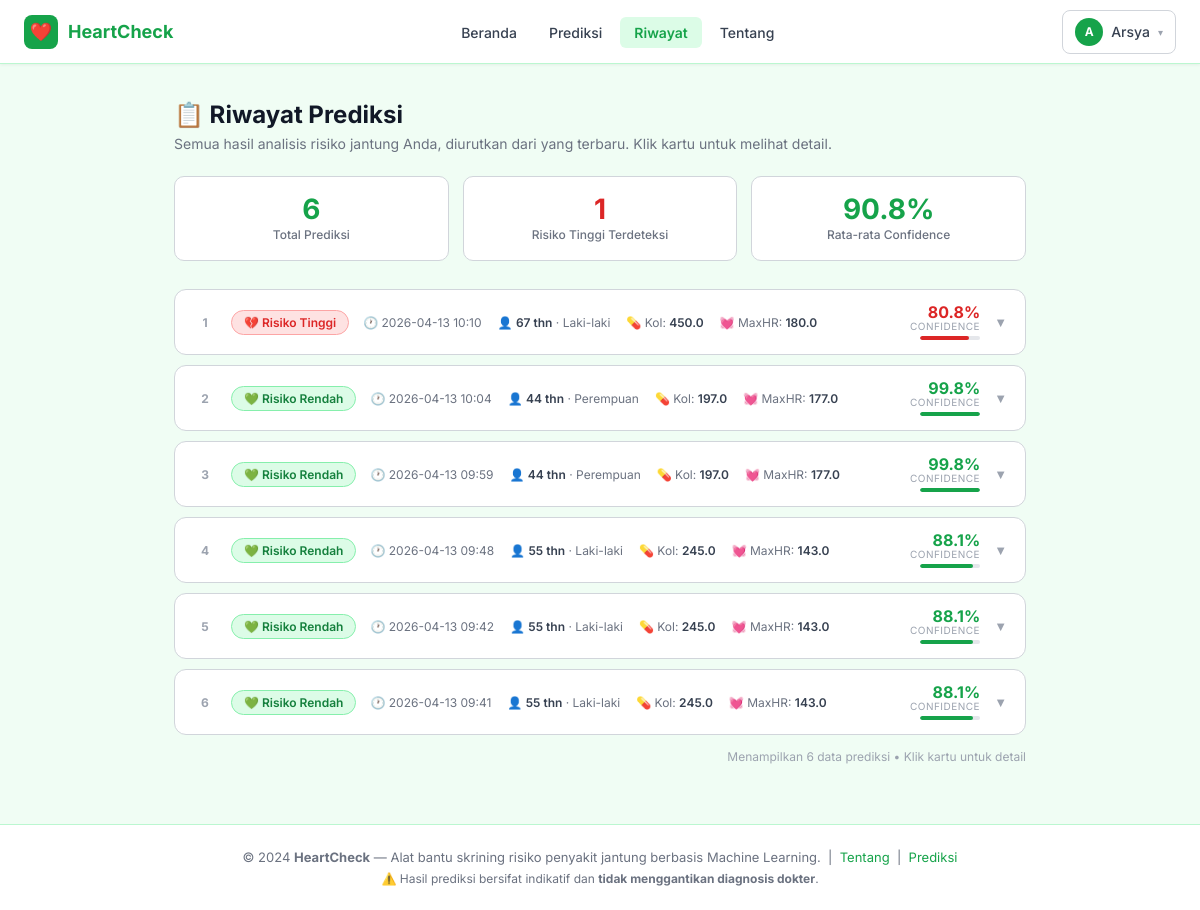
The page /riwayat (signed in) on the database as committed earlier.
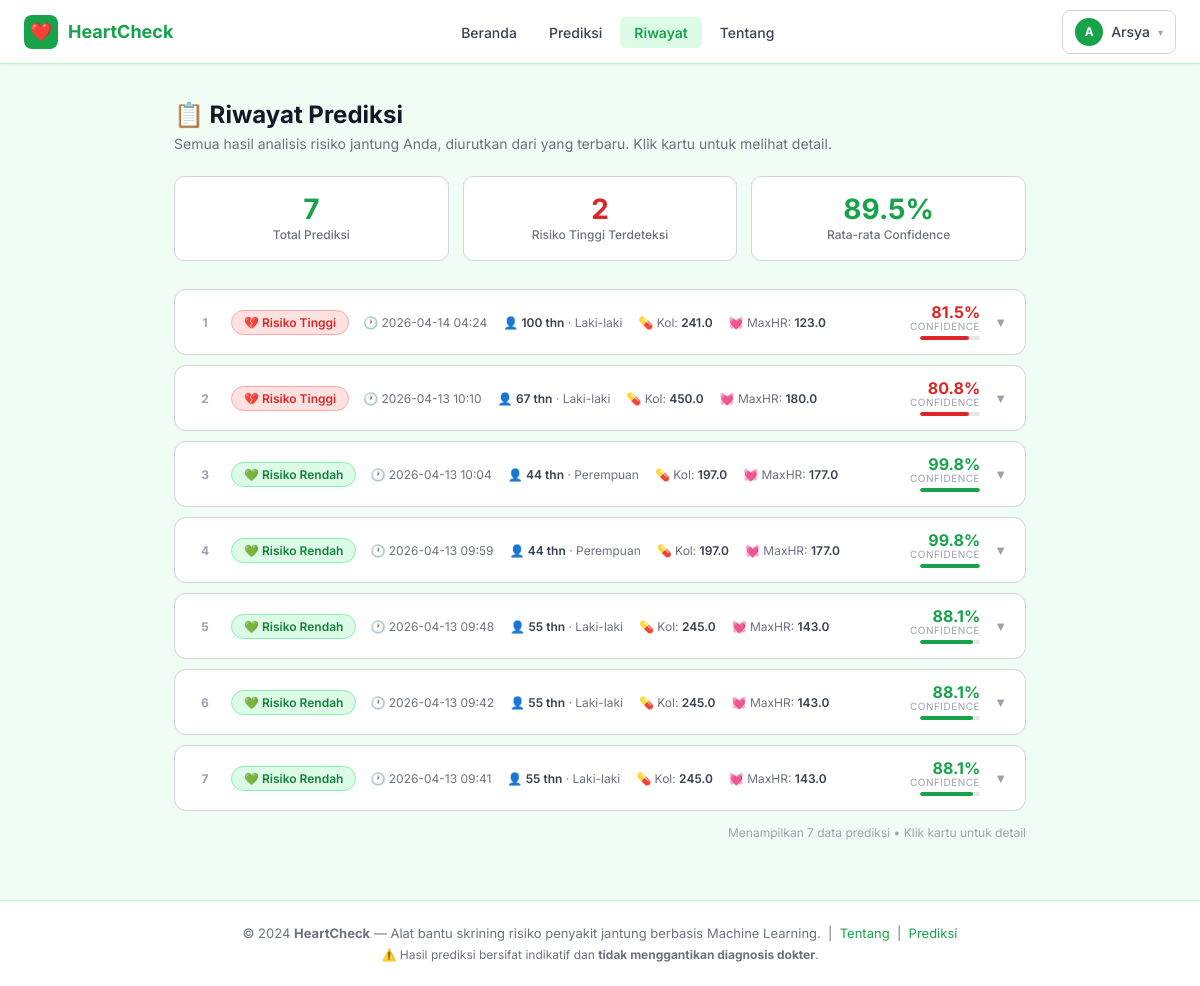
The same page on the database as committed later.
### tables this page shows
CREATE TABLE riwayat_prediksi (
            id              INTEGER  PRIMARY KEY AUTOINCREMENT,
            user_id         INTEGER  NOT NULL,
            age             INTEGER,
            sex             TEXT,
            chest_pain      TEXT,
            resting_bp      REAL,
            cholesterol     REAL,
            fasting_bs      INTEGER,
            resting_ecg     TEXT,
            max_hr          REAL,
            exercise_angina TEXT,
            oldpeak         REAL,
            st_slope        TEXT,
            hasil           TEXT,
            prob_disease    REAL,
            confidence      REAL,
            created_at      TIMESTAMP DEFAULT CURRENT_TIMESTAMP,
            FOREIGN KEY (user_id) REFERENCES users(id)
        );

### klasifikasi/app.py (the view)
@app.route("/riwayat")
@login_required   # decorator: redirect ke login jika belum masuk
def riwayat():
    data_riwayat = ambil_riwayat(session["user_id"])
    return render_template(
        "riwayat.html",
        riwayat=data_riwayat,
        user=current_user(),
    )

### klasifikasi/app.py (called while the page is built)
def login_required(f):
    @wraps(f)       # @wraps mempertahankan nama dan docstring fungsi asli
    def decorated_function(*args, **kwargs):
        if "user_id" not in session:
            flash("Silakan masuk terlebih dahulu untuk mengakses halaman ini.", "warning")
            return redirect(url_for("login"))
        return f(*args, **kwargs)
    return decorated_function

def current_user():
    return {
        "id"   : session.get("user_id"),
        "nama" : session.get("user_nama"),
        "email": session.get("user_email"),
    } if "user_id" in session else None

### klasifikasi/database.py (called while the page is built)
def get_db():
    conn = sqlite3.connect(DB_PATH)
    conn.row_factory = sqlite3.Row
    return conn

def ambil_riwayat(user_id):
    conn = get_db()
    rows = conn.execute(
        "SELECT * FROM riwayat_prediksi WHERE user_id = ? ORDER BY created_at DESC",
        (user_id,)
    ).fetchall()
    conn.close()
    return [dict(row) for row in rows]

### klasifikasi/templates/riwayat.html (shortened to what this page needs)
{% extends "base.html" %}
{% block content %}
<div class="page-hdr">
    <h1>📋 Riwayat Prediksi</h1>
    <p>Semua hasil analisis risiko jantung Anda, diurutkan dari yang terbaru. Klik kartu untuk melihat detail.</p>
</div>
{% if riwayat %}
{% set jml_risiko_tinggi = riwayat | selectattr('hasil', 'equalto', 'Risiko Tinggi') | list | length %}
{% set jml_risiko_rendah = riwayat | length - jml_risiko_tinggi %}
{% set avg_confidence    = (riwayat | map(attribute='confidence') | list | sum / riwayat | length) | round(1) %}
<div class="summary-row">
    <div class="summary-card">
        <div class="sc-val">{{ riwayat | length }}</div>
        <div class="sc-label">Total Prediksi</div>
    </div>
    <div class="summary-card">
        <div class="sc-val" style="color:var(--danger);">{{ jml_risiko_tinggi }}</div>
        <div class="sc-label">Risiko Tinggi Terdeteksi</div>
    </div>
    <div class="summary-card">
        <div class="sc-val">{{ avg_confidence }}%</div>
        <div class="sc-label">Rata-rata Confidence</div>
    </div>
</div>
<div class="riwayat-list">
    {% for r in riwayat %}
    <div class="riwayat-card" id="card-{{ loop.index }}" data-index="{{ loop.index }}" onclick="toggleDetail(this)">
        <div class="riwayat-header">
            <div class="rh-index">{{ loop.index }}</div>
            <div class="rh-badge-wrap">
                {% if r.hasil == 'Risiko Tinggi' %}
                <span class="badge-risiko-tinggi">💔 Risiko Tinggi</span>
                {% else %}
                <span class="badge-risiko-rendah">💚 Risiko Rendah</span>
                {% endif %}
            </div>
            <div class="rh-meta">
                <span class="meta-item">🕐 {{ r.created_at[:16].replace('T', ' ') if r.created_at else '—' }}</span>
                <span class="meta-item">👤 <b>{{ r.age }} thn</b> · {{ 'Laki-laki' if r.sex == 'M' else 'Perempuan' }}</span>
                <span class="meta-item">💊 Kol: <b>{{ r.cholesterol }}</b></span>
                <span class="meta-item">💓 MaxHR: <b>{{ r.max_hr }}</b></span>
            </div>
            <div class="rh-conf">
                <div class="conf-val {{ 'risiko-tinggi-text' if r.hasil == 'Risiko Tinggi' else 'risiko-rendah-text' }}">
                    {{ r.confidence }}%
                </div>
                <div class="conf-lbl">Confidence</div>
                <div class="conf-mini-bar">
                    <div class="conf-mini-fill {{ 'danger' if r.hasil == 'Risiko Tinggi' else 'success' }}" data-w="{{ r.confidence }}"></div>
                </div>
            </div>
            <div class="rh-chevron">▼</div>
        </div>
    </div>
    {% endfor %}
</div>
<p style="font-size:12px; color:var(--muted); margin-top:14px; text-align:right;">
    Menampilkan {{ riwayat | length }} data prediksi • Klik kartu untuk detail
</p>
{% endif %}
{% endblock %}

### klasifikasi/templates/base.html (shortened to what this page needs)
<!DOCTYPE html>
<html lang="id">
<head>
</head>
<body>
<nav class="navbar">
    <a href="{{ url_for('beranda') }}" class="nav-brand">
        <div class="brand-icon">❤️</div>
        HeartCheck
    </a>
    <ul class="nav-links">
        <li><a href="{{ url_for('beranda') }}"  {% if request.endpoint == 'beranda'  %}class="active"{% endif %}>Beranda</a></li>
        <li><a href="{{ url_for('prediksi') }}" {% if request.endpoint == 'prediksi' %}class="active"{% endif %}>Prediksi</a></li>
        {% if user %}
        <li><a href="{{ url_for('riwayat') }}"  {% if request.endpoint == 'riwayat'  %}class="active"{% endif %}>Riwayat</a></li>
        {% endif %}
        <li><a href="{{ url_for('tentang') }}"  {% if request.endpoint == 'tentang'  %}class="active"{% endif %}>Tentang</a></li>
    </ul>
    <div class="nav-auth">
        {% if user %}
        <div class="nav-user">
            <div class="nav-user-btn" id="navUserBtn" onclick="toggleUserDropdown(event)">
                <div class="nav-user-avatar">{{ user.nama[0].upper() }}</div>
                {{ user.nama.split()[0] }}
                <span style="font-size:10px; color:var(--muted)" id="navCaret">▾</span>
            </div>
        </div>
        {% else %}
        <a href="{{ url_for('login') }}"    class="btn-nav-ghost">Masuk</a>
        <a href="{{ url_for('register') }}" class="btn-nav-solid">Daftar</a>
        {% endif %}
    </div>
</nav>
<main class="{% block main_class %}main-content{% endblock %}">
    {% block content %}{% endblock %}
</main>
<footer class="footer">
    <p>
        &copy; 2024 <strong>HeartCheck</strong> —
        Alat bantu skrining risiko penyakit jantung berbasis Machine Learning.
        &nbsp;|&nbsp;
        <a href="{{ url_for('tentang') }}">Tentang</a>
        &nbsp;|&nbsp;
        <a href="{{ url_for('prediksi') }}">Prediksi</a>
    </p>
    <p style="margin-top:6px; font-size:12px;">
        ⚠️ Hasil prediksi bersifat indikatif dan <strong>tidak menggantikan diagnosis dokter</strong>.
    </p>
</footer>
</body>
</html>

### klasifikasi/templates/base.html (style rules this page uses)
:root { --bg : #f0fdf4; --surface : #ffffff; --border : #d1d5db; --border-green: #bbf7d0; --primary : #16a34a; --primary-lt : #dcfce7; --primary-dk : #15803d; --danger : #dc2626; --danger-lt : #fee2e2; --warning : #d97706; --warning-lt : #fef3c7; --info : #2563eb; --info-lt : #eff6ff; --text : #111827; --text-mid : #374151; --text-dim : #6b7280; --muted : #9ca3af; --sans : 'Inter', system-ui, sans-serif; }
* { box-sizing: border-box; margin: 0; padding: 0; }
body { font-family: var(--sans); background: var(--bg); color: var(--text); min-height: 100vh; display: flex; flex-direction: column; }
.navbar { background: var(--surface); border-bottom: 1px solid var(--border-green); padding: 0 24px; height: 64px; display: flex; align-items: center; justify-content: space-between; position: sticky; top: 0; z-index: 100; box-shadow: 0 1px 3px rgba(0,0,0,0.06); }
.nav-brand { display: flex; align-items: center; gap: 10px; text-decoration: none; font-size: 18px; font-weight: 700; color: var(--primary); }
.nav-brand .brand-icon { width: 34px; height: 34px; background: var(--primary); border-radius: 8px; display: flex; align-items: center; justify-content: center; font-size: 18px; }
.nav-links { display: flex; align-items: center; gap: 4px; list-style: none; }
.nav-links a { padding: 7px 14px; border-radius: 6px; font-size: 14px; font-weight: 500; color: var(--text-mid); text-decoration: none; transition: background 0.15s, color 0.15s; }
.nav-links a.active { background: var(--primary-lt); color: var(--primary); font-weight: 600; }
.nav-auth { display: flex; align-items: center; gap: 8px; }
.nav-user { position: relative; }
.nav-user-btn { display: flex; align-items: center; gap: 8px; padding: 7px 12px; border-radius: 8px; cursor: pointer; font-size: 14px; font-weight: 500; color: var(--text-mid); border: 1px solid var(--border); background: var(--surface); transition: border-color 0.15s; user-select: none; }
.nav-user-avatar { width: 28px; height: 28px; background: var(--primary); border-radius: 50%; display: flex; align-items: center; justify-content: center; color: white; font-size: 12px; font-weight: 700; }
.main-content { flex: 1; padding: 36px 24px 60px; max-width: 900px; margin: 0 auto; width: 100%; }
.footer { background: var(--surface); border-top: 1px solid var(--border-green); padding: 24px; text-align: center; font-size: 13px; color: var(--text-dim); }
.footer a { color: var(--primary); text-decoration: none; }

Rows that differ between the two databases and show on the page:
added riwayat_prediksi: hasil "💔 Risiko Tinggi", created_at "2026-04-14 04:24", age "100", sex "Laki-laki", cholesterol "241.0", max_hr "123.0", confidence "81.5"
Other text that changed with them:
{{ riwayat | length }}: "6" → "7"
{{ jml_risiko_tinggi }}: "1" → "2"
{{ avg_confidence }}: "90.8" → "89.5"
